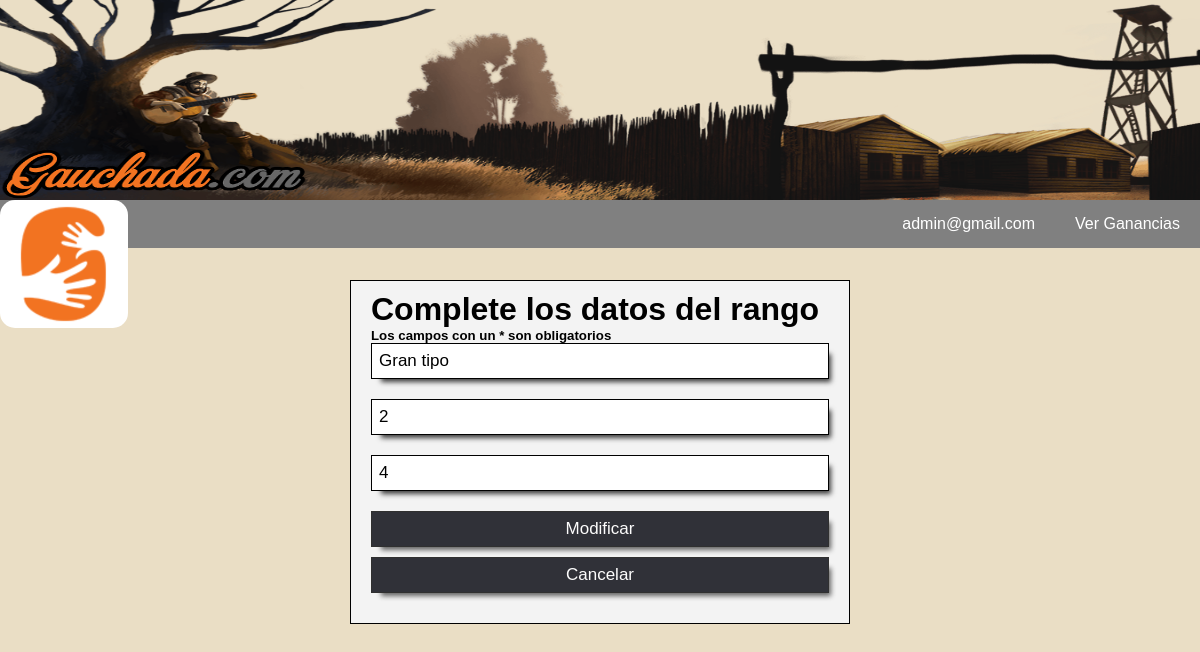
/php/admins/rangos/modificar.php?id=4 (signed in), run on an earlier commit of the app's database.
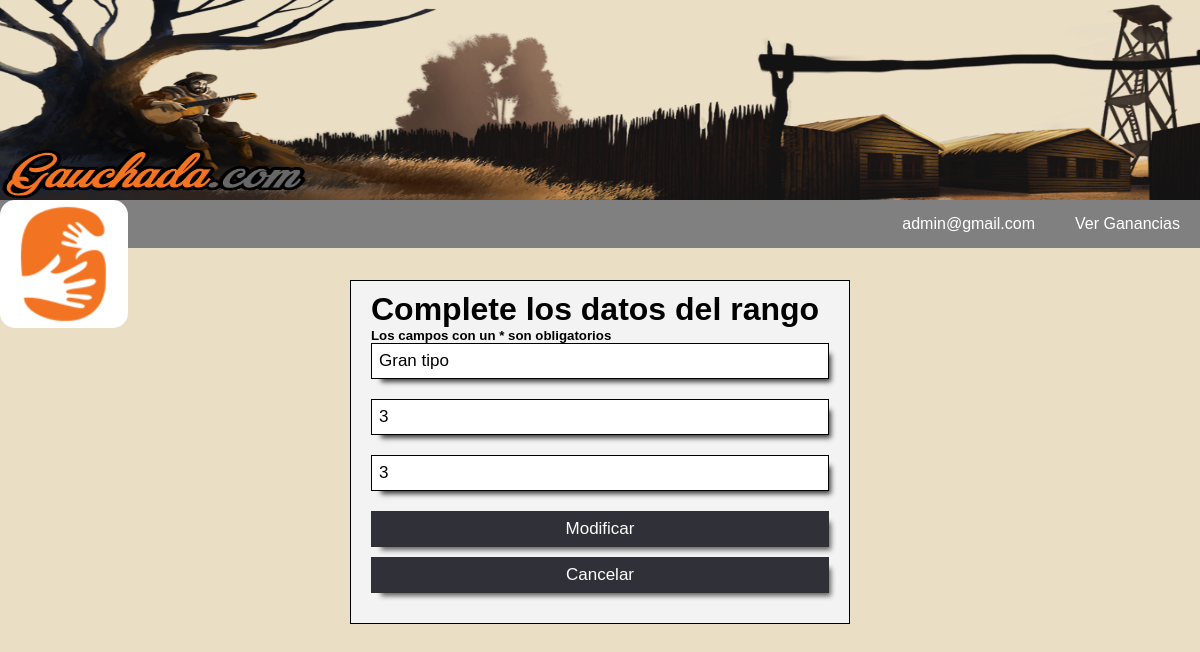
And on a later commit of the database.
### tables this page shows
CREATE TABLE `rangos` (
  `id_rango` int(11) NOT NULL,
  `nombre` varchar(20) NOT NULL,
  `min` int(10) NOT NULL,
  `max` int(10) NOT NULL
);

### php/admins/rangos/modificar.php (the view, shortened to what this page needs)
<head>
</head>
<body>
<?php
	include("../../menu.php");
?>
<?php
    $rangoid= $_GET['id'];
    $select= "SELECT * FROM rangos WHERE id_rango= '$rangoid'";
    $consulta= mysqli_query($conexion, $select);
    $rango= mysqli_fetch_assoc($consulta);
?>
	<form action='/php/admins/rangos/enviarmodificacion.php' method='POST' class="publicar">
		<h1>Complete los datos del rango</h1>
		<h5>Los campos con un * son obligatorios</h5>
		<input type='text' name='nombre' MAXLENGTH="20" value="<?php echo $rango['nombre']; ?>" required>
		<input type="text" onkeypress='return event.charCode >= 48 && event.charCode <= 57' id="puninicial" name='puninicial' maxlength="5" value="<?php echo $rango['min']; ?>" required>
		<input type="text" onkeypress='return event.charCode >= 48 && event.charCode <= 57' id="punfinal" name='punfinal' maxlength="5" value="<?php echo $rango['max']; ?>" required>
	    <input type='submit' value='Modificar'>
	    <input type='reset' value='Cancelar'>
	</form>
</body>
</html>

What changed in the data, as far as the page shows it:
changed rangos "Gran tipo": puninicial "2" → "3"; punfinal "4" → "3"
